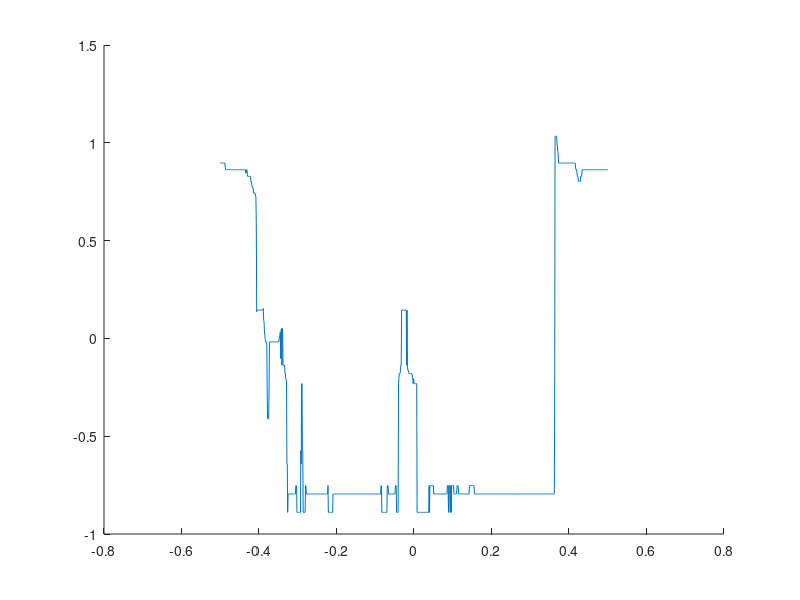

This figure's MATLAB source: (Note: this script raises an error after producing the figure.)


load tycho 

sample_size = [500 100 25 20];

for i = 1:4
    figure()
    hold on
    
    plot(x, h)
    plot(x, reduced_MLSpoly(sample_size(i)))
    plot(x, reduced_MLSpoly( 1001) ) 
    
    hold off

    xlabel('x - sample points')
    ylabel('h - crater height')
    title(['plot of actual height and reduced MLS of sample size ' num2str(sample_size(i))])
    print(['plot_of_x_against_height_and_red_MLS' num2str(sample_size(i))],'-dpng');
end